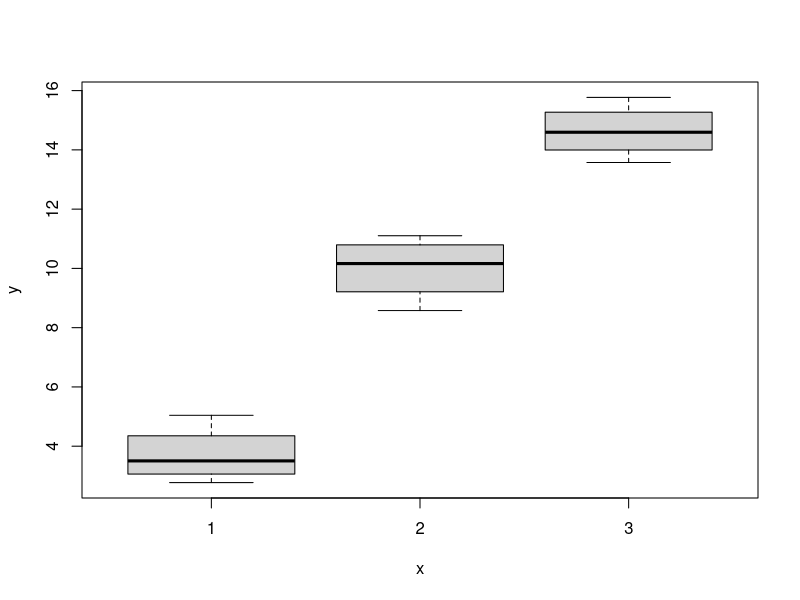

The R source for this figure:
## ---- chunk 1
set.seed(893)

x = rep(1:3, each=4)
y = 5 * x + rnorm(length(x))

d = data.frame(x = as.factor(x), y = y)
plot(d)
## ---- chunk 2
fit1 = aov(y ~ x, d)
coef(fit1)
model.matrix(fit1)
## ---- chunk 3
fit2 = aov(y ~ x, d, contrasts=list(x=contr.sum))
coef(fit2)
model.matrix(fit2)
## ---- chunk 4
options(contrasts=c('contr.sum', 'contr.sum'))

fit3 = aov(y ~ x, d)
coef(fit3)
## ---- chunk 5
dnew = data.frame(x = unique(d$x))

predict(fit1, dnew)
predict(fit2, dnew)
